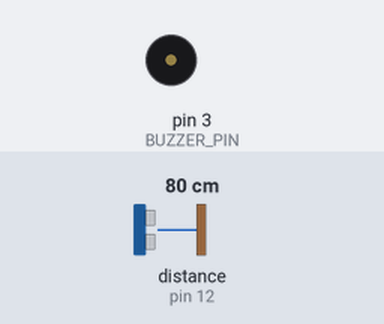
A sketch run on a simulated Arduino Uno, built with avr-gcc and run on an emulated ATmega328P. Shown: buzzer (waves = sounding). Inputs (shaded band) come from the test bench; at power-on: distance to the obstacle (sensor on pin 12) 80 cm.

Above: at 1.2 s.
1.3 s: distance to the obstacle (sensor on pin 12) set to 54 cm
2.8 s: distance to the obstacle (sensor on pin 12) set to 43 cm
At 3.4 s:
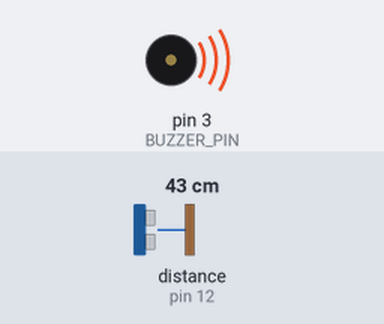
Timing chart, 0 to 5.8 s (numbered marks = the images above; inputs shaded):
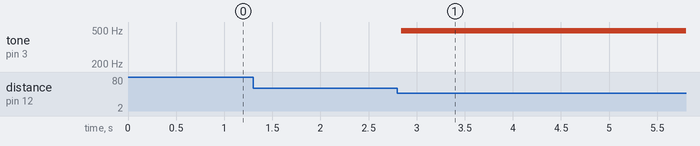

The sketch:

Ultrasonic_Sensor_And_Buzzer.ino
```cpp
#include <NewPing.h>

#define BUZZER_PIN 3
NewPing mySensor(11,12,400);

void setup()
{
  pinMode(BUZZER_PIN, OUTPUT);
}

void loop()
{
  int distance = mySensor.ping_cm();
  if (distance > 0 && distance < 50)
  {
    analogWrite(BUZZER_PIN, 50);
  }
  else
  {
    analogWrite(BUZZER_PIN, 0);
  }
  delay(50);
}
```

Measured:
- the behaviour switches between 49 and 48 cm on distance to the obstacle (sensor on pin 12) (found by bisection; images 0 and 1)
- after the input at 1.3 s, every drawn part: stays the same
- after the input at 2.8 s, tone on pin 3 (BUZZER_PIN): silent → 490 Hz at once
